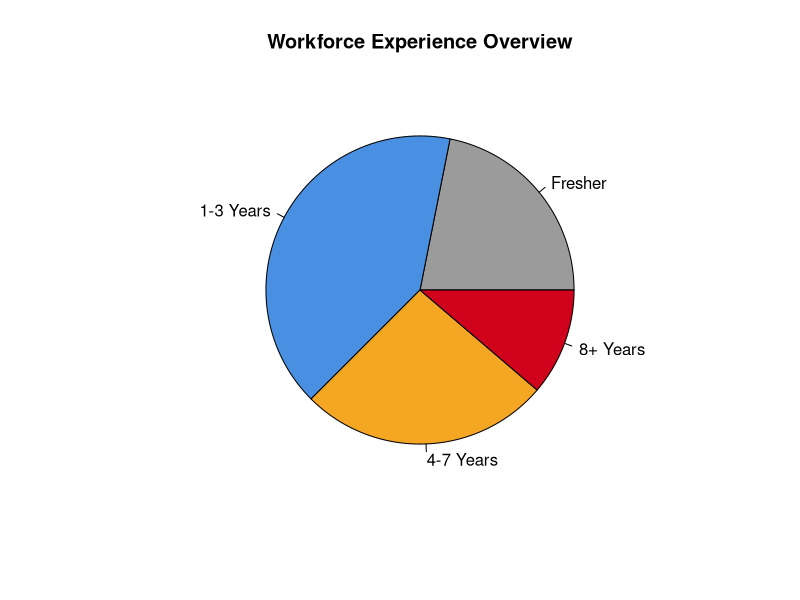
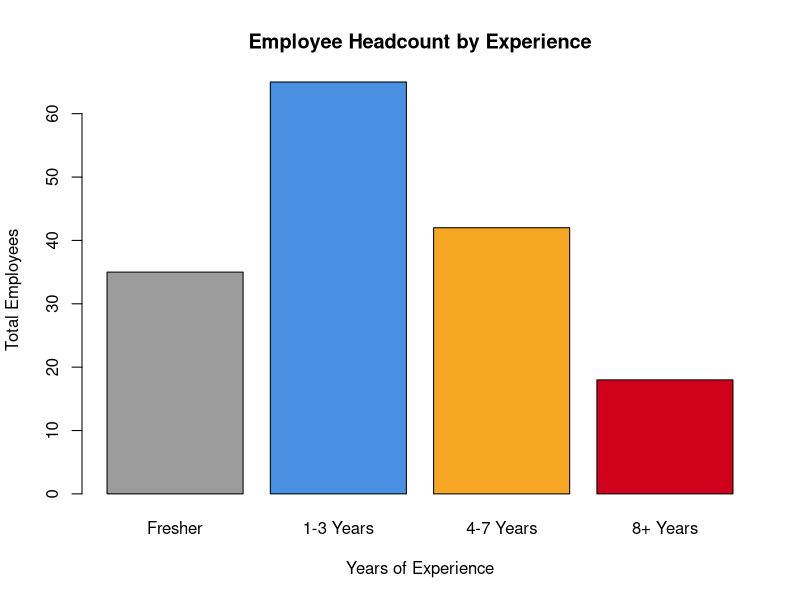

Write the R code that produced these figures, in order.
# Program: Company Employee Experience Levels
# Purpose: Visualize the distribution of employee experience ranges using pie and bar charts.

# Scenario: Visualize employee experience levels.
# Question: Create pie chart and bar chart.

experience <- c("Fresher", "1-3 Years", "4-7 Years", "8+ Years")
employees <- c(35, 65, 42, 18)

# Pie Chart
pie(
  employees,
  labels = experience,
  main = "Workforce Experience Overview",
  col = c("#9B9B9B", "#4A90E2", "#F5A623", "#D0021B")
)

# Bar Chart
barplot(
  employees,
  names.arg = experience,
  main = "Employee Headcount by Experience",
  xlab = "Years of Experience",
  ylab = "Total Employees",
  col = c("#9B9B9B", "#4A90E2", "#F5A623", "#D0021B")
)
